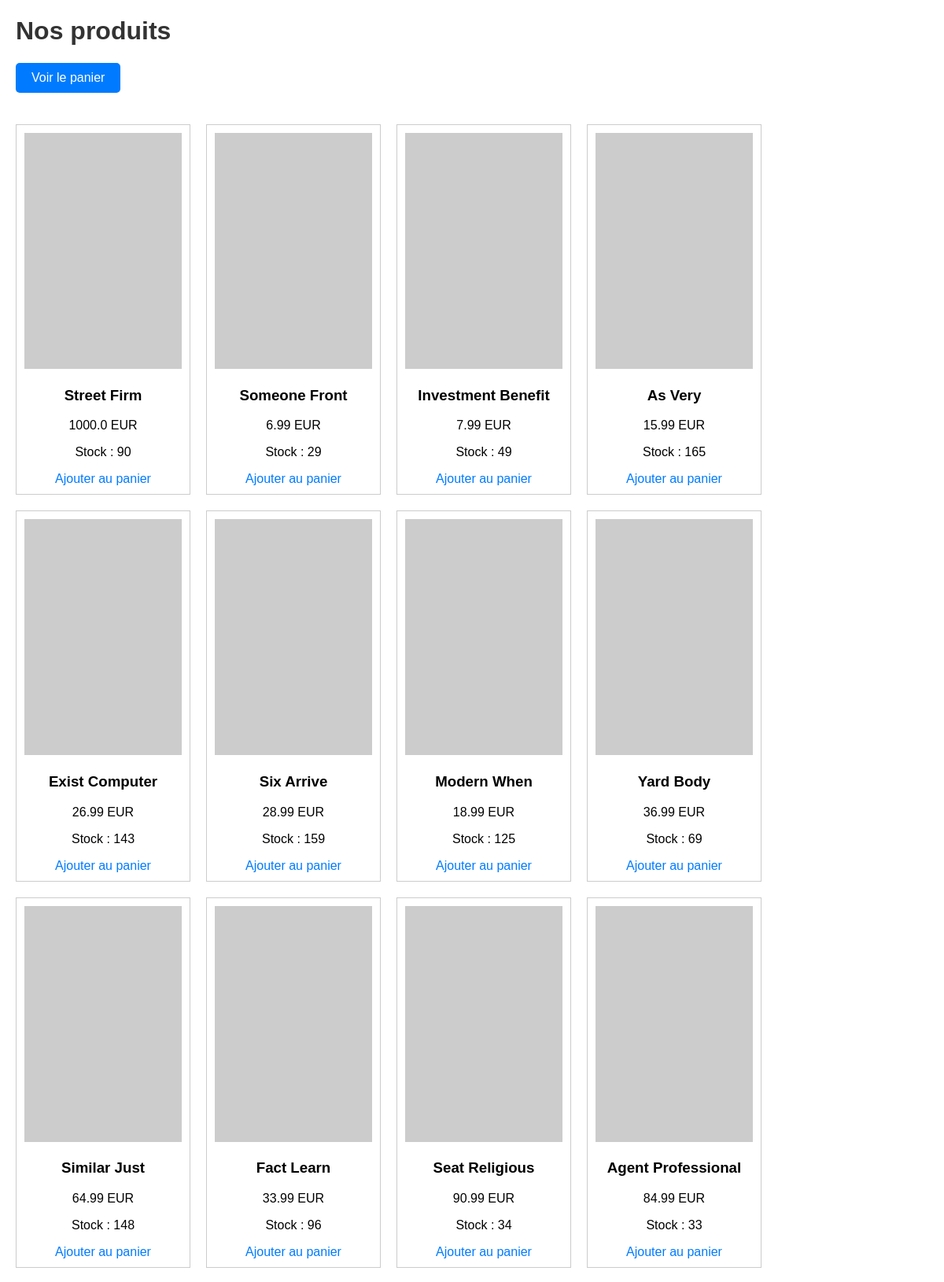
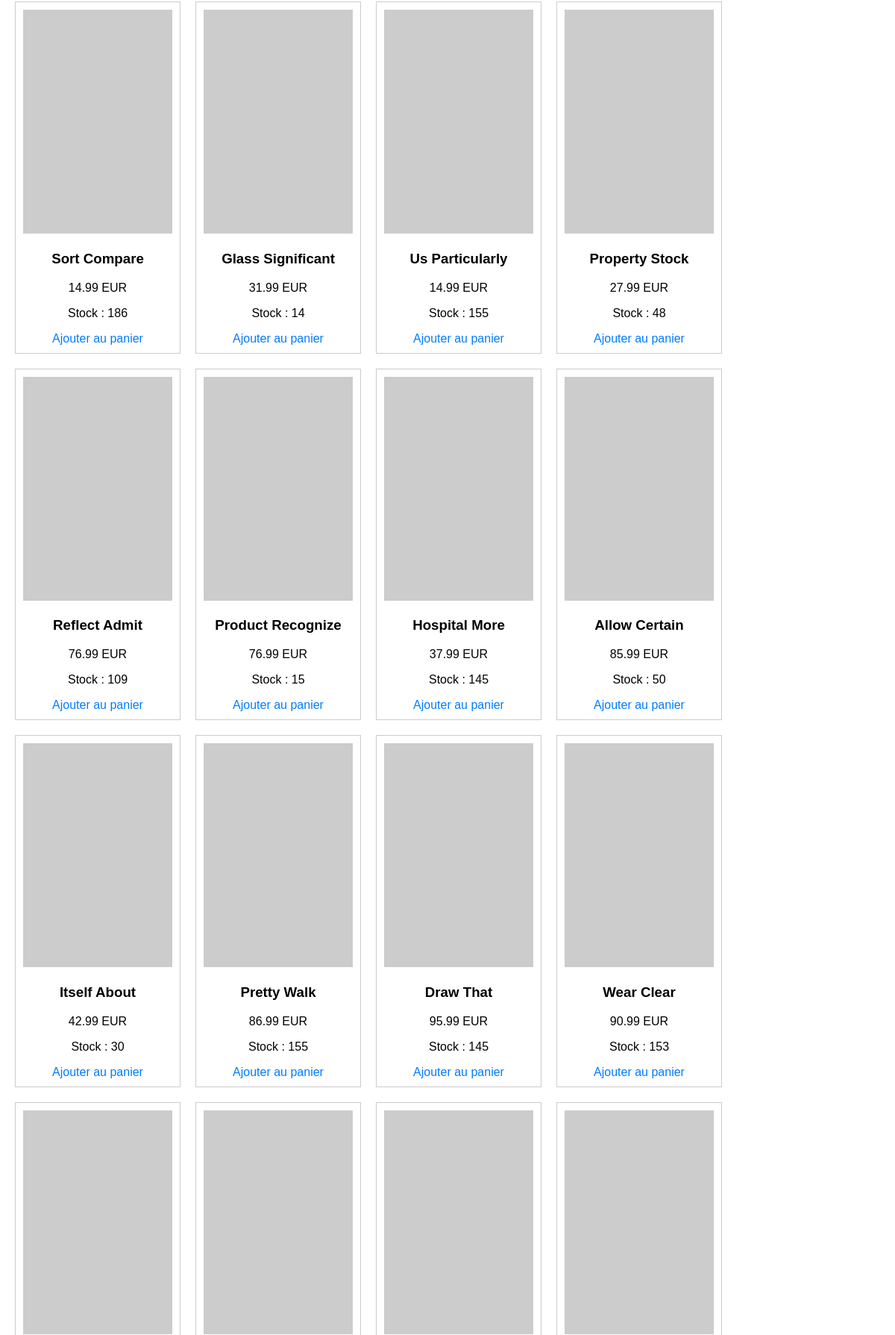
/ (signed in, upper part), run on the app's committed database (2 pictures, top to bottom).
### tables this page shows
CREATE TABLE products (
            id INTEGER PRIMARY KEY,
            name TEXT NOT NULL,
            price REAL NOT NULL,
            stock INTEGER NOT NULL,
            image_url TEXT
        );

### app.py (the view)
@app.route("/")
@login_required
def index():
    print("User authenticated:", current_user.is_authenticated)
    print("Session Data:", session)  # Debug session contents
    print(
        "Current User ID:", session.get("_user_id")
    )  # Flask-Login stores user_id here
    conn = get_db()
    products = conn.execute("SELECT * FROM products").fetchall()
    conn.close()
    products = [dict(product) for product in products]
    return render_template("index.html", products=products)

### app.py (called while the page is built)
@login_manager.user_loader
def load_user(user_id):
    conn = get_db()
    user = conn.execute("SELECT * FROM users WHERE id = ?", (user_id,)).fetchone()
    conn.close()
    if user:
        return User(
            user["id"],
            user["FirstName"],
            user["LastName"],
            user["Email"],
            user["phoneNum"],
            user["password"],
            user["is_admin"],
        )
    return None  # Explicitly return None if the user is not found

def get_db():
    conn = sqlite3.connect("database.db")  # Ensure this is your actual DB file
    conn.row_factory = sqlite3.Row  # Enable dictionary-like access
    return conn

### templates/index.html (shortened to what this page needs)
<!DOCTYPE html>
<html lang="fr">
  <head>
    <link
      rel="stylesheet"
      href="{{ url_for('static', filename='style.css') }}" />
  </head>
  <body>
    <h1>Nos produits</h1>
    <div style="margin-bottom: 20px">
      <a href="{{ url_for('view_cart') }}" class="cart-link">Voir le panier</a>
    </div>
    <div class="product-grid">
      {% for product in products %}
      <div class="product-card">
        <img src="{{ product.image_url }}" alt="{{ product.name }}" />
        <h3>{{ product.name }}</h3>
        <p>{{ product.price }} EUR</p>
        <p>Stock : {{ product.stock }}</p>
        <a href="{{ url_for('add_to_cart', product_id=product.id) }}"
          >Ajouter au panier</a
        >
      </div>
      {% endfor %}
    </div>
  </body>
</html>

### static/style.css (style rules this page uses)
body { font-family: Arial, sans-serif; margin: 20px; }
h1 { color: #333; }
a { color: #007bff; text-decoration: none; }
.product-grid { display: flex; flex-wrap: wrap; gap: 20px; }
.product-card { border: 1px solid #ccc; padding: 10px; width: 200px; text-align: center; }
.product-card img { width: 100%; height: auto; }
.cart-link { display: inline-block; padding: 10px 20px; background-color: #007bff; color: white; text-decoration: none; border-radius: 5px; margin-bottom: 20px; }

### data on the page
products: name "Street Firm", price "1000.0", stock "90"
products: name "Someone Front", price "6.99", stock "29"
products: name "Investment Benefit", price "7.99", stock "49"
products: name "As Very", price "15.99", stock "165"
products: name "Exist Computer", price "26.99", stock "143"
products: name "Six Arrive", price "28.99", stock "159"
products: name "Modern When", price "18.99", stock "125"
products: name "Yard Body", price "36.99", stock "69"
products: name "Similar Just", price "64.99", stock "148"
products: name "Fact Learn", price "33.99", stock "96"
products: name "Seat Religious", price "90.99", stock "34"
products: name "Agent Professional", price "84.99", stock "33"
products: name "Sort Compare", price "14.99", stock "186"
products: name "Glass Significant", price "31.99", stock "14"
products: name "Us Particularly", price "14.99", stock "155"
products: name "Property Stock", price "27.99", stock "48"
products: name "Reflect Admit", price "76.99", stock "109"
products: name "Product Recognize", price "76.99", stock "15"
products: name "Hospital More", price "37.99", stock "145"
products: name "Allow Certain", price "85.99", stock "50"
products: name "Itself About", price "42.99", stock "30"
products: name "Pretty Walk", price "86.99", stock "155"
products: name "Draw That", price "95.99", stock "145"
products: name "Wear Clear", price "90.99", stock "153"
